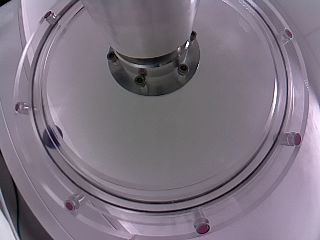
#> input picture doc-src/source/img/hoop/raw-rgb.png, 320 x 240 px, found by its file name
$ python edgeDetectionTest.py
#> lines starting #> are read from the running program, lines starting #| are printed output that depends on the picture; after the words box and inside, x2 and y2 are one past the last pixel; in counts of white or black regions, pixels touching at a corner belong together
import time

import cv2

# [5 lines of commented-out code are left out]


raw_image = cv2.imread('../fetch/rpi2.lan/calibration/raw-rgb.png')
#> raw_image is the input picture: shape (240, 320, 3); mean B, G, R 130.1, 116.9, 126.1
cv2.imshow('Original Image', raw_image)
cv2.waitKey(0)

bilateral_filtered_image = cv2.bilateralFilter(raw_image, 5, 175, 175)
cv2.imshow('Bilateral', bilateral_filtered_image)
cv2.waitKey(0)

edge_detected_image = cv2.Canny(bilateral_filtered_image, 75, 200)
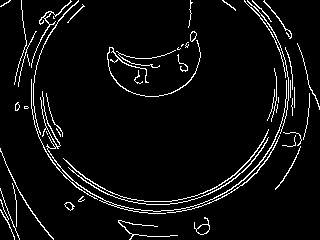
#> edge_detected_image: shape (240, 320); 5.3% white in thin lines or dots
cv2.imshow('Edge', edge_detected_image)
cv2.waitKey(0)

contours, hierarchy = cv2.findContours(edge_detected_image, cv2.RETR_TREE, cv2.CHAIN_APPROX_SIMPLE)
#> contours = 61 contours, 40 with area under 20; largest, box (x1, y1, x2, y2) and area: (40, 80, 287, 214) 136, (194, 217, 210, 235) 104, (196, 224, 210, 235) 92, (63, 129, 269, 202) 82, (68, 137, 269, 205) 66

contour_list = []
for contour in contours:
    approx = cv2.approxPolyDP(contour,0.01*cv2.arcLength(contour,True),True)
    area = cv2.contourArea(contour)
    if ((len(approx) > 8) & (len(approx) < 23) & (area > 30) ):
        contour_list.append(contour)
#> this loop made 61 passes
#> area on passes 2, 3, 4, 5, 11, 12, 14, 17, 22, 31, 34, 45: 103.5, 91.5, 47.5, 38, 22, 66.5, 42.5, 81.5, 23.5, 136.5, 28.5, 64.5
#> (approx, area) on pass 10: ([[0, 148], [20, 194], [53, 239], [18, 190]], 42)
#> after the loop, contour_list = 9 contours; largest, box (x1, y1, x2, y2) and area: (40, 80, 287, 214) 136, (194, 217, 210, 235) 104, (196, 224, 210, 235) 92, (31, 0, 72, 68) 66, (107, 40, 201, 97) 64

cv2.drawContours(raw_image, contour_list,  -1, (255,0,0), 2)
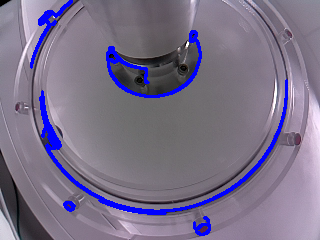
#> raw_image: shape (240, 320, 3); 4.68% of pixels changed, all inside (x1, y1, x2, y2) = (30, 0, 288, 236)
cv2.imshow('Objects Detected',raw_image)
cv2.imwrite('../edges.png', edge_detected_image)
cv2.imwrite('../edge-detect.png', raw_image)
cv2.waitKey(0)
